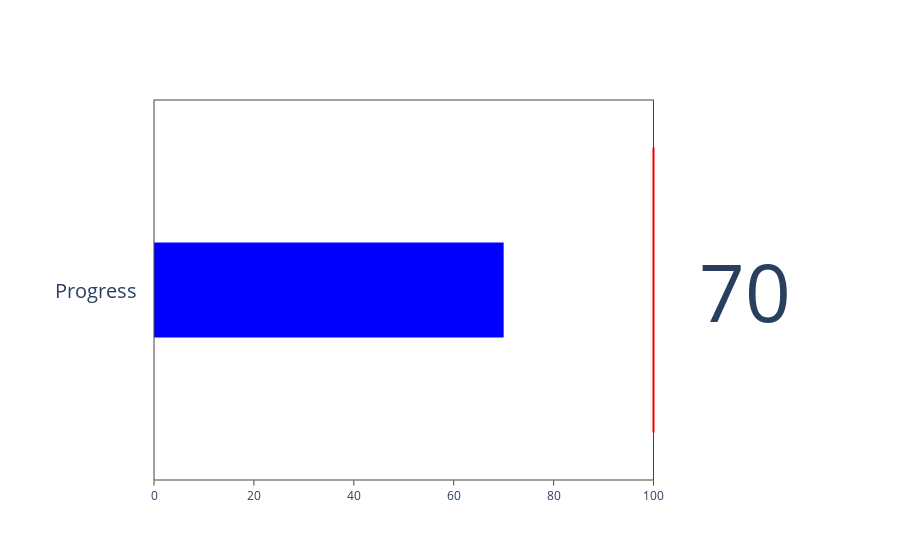

The cell this chart's notebook holds for it:
### Code cell
fig.show()

### Figure 1 — Plotly figure (JSON) as saved in the notebook; plotly's stock layout.template omitted (floating-point values rounded to 4 significant figures)
{"data": [{"domain": {"x": [0.1, 1], "y": [0, 1]}, "gauge": {"axis": {"range": [0, 100]}, "bar": {"color": "blue"}, "shape": "bullet", "threshold": {"line": {"color": "red", "width": 2}, "thickness": 0.75, "value": 100}}, "mode": "number+gauge", "title": {"text": "Progress"}, "type": "indicator", "value": 70}], "layout": {}}
